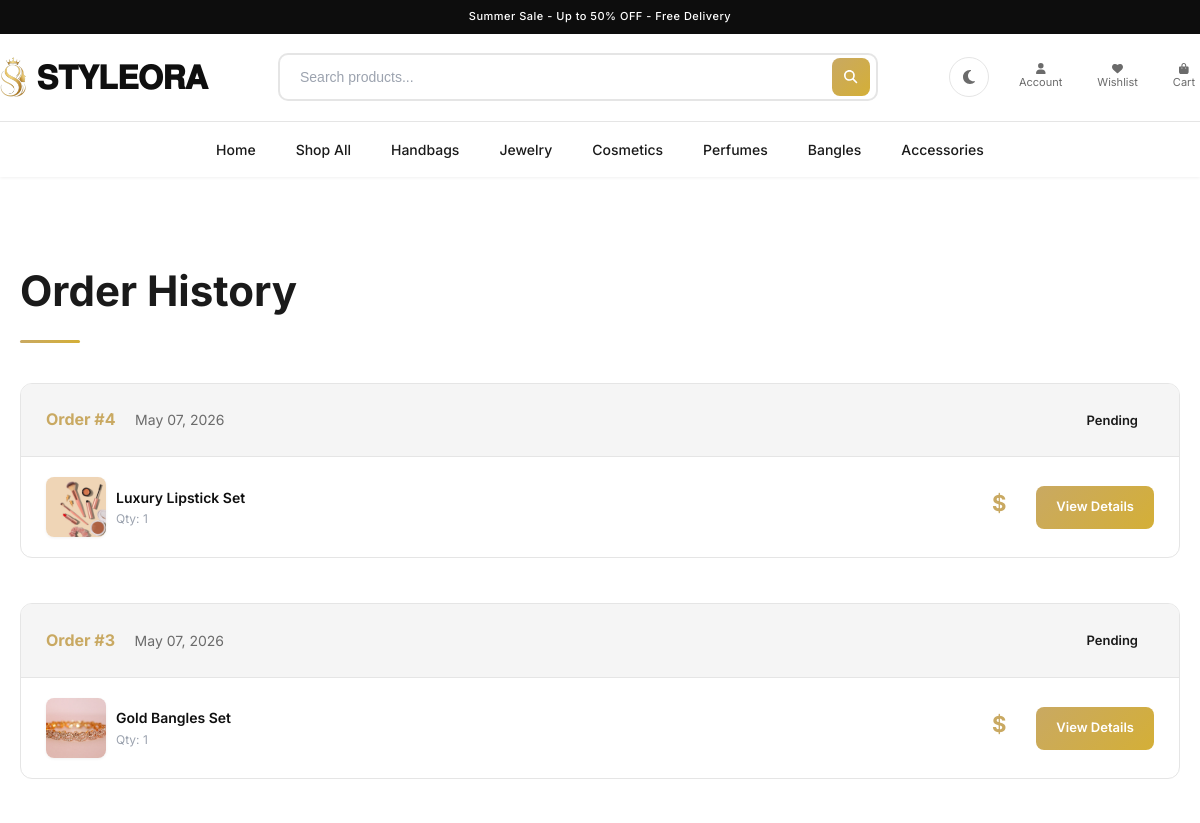
Page /order-history/ (signed in, upper part) on the earlier database version.
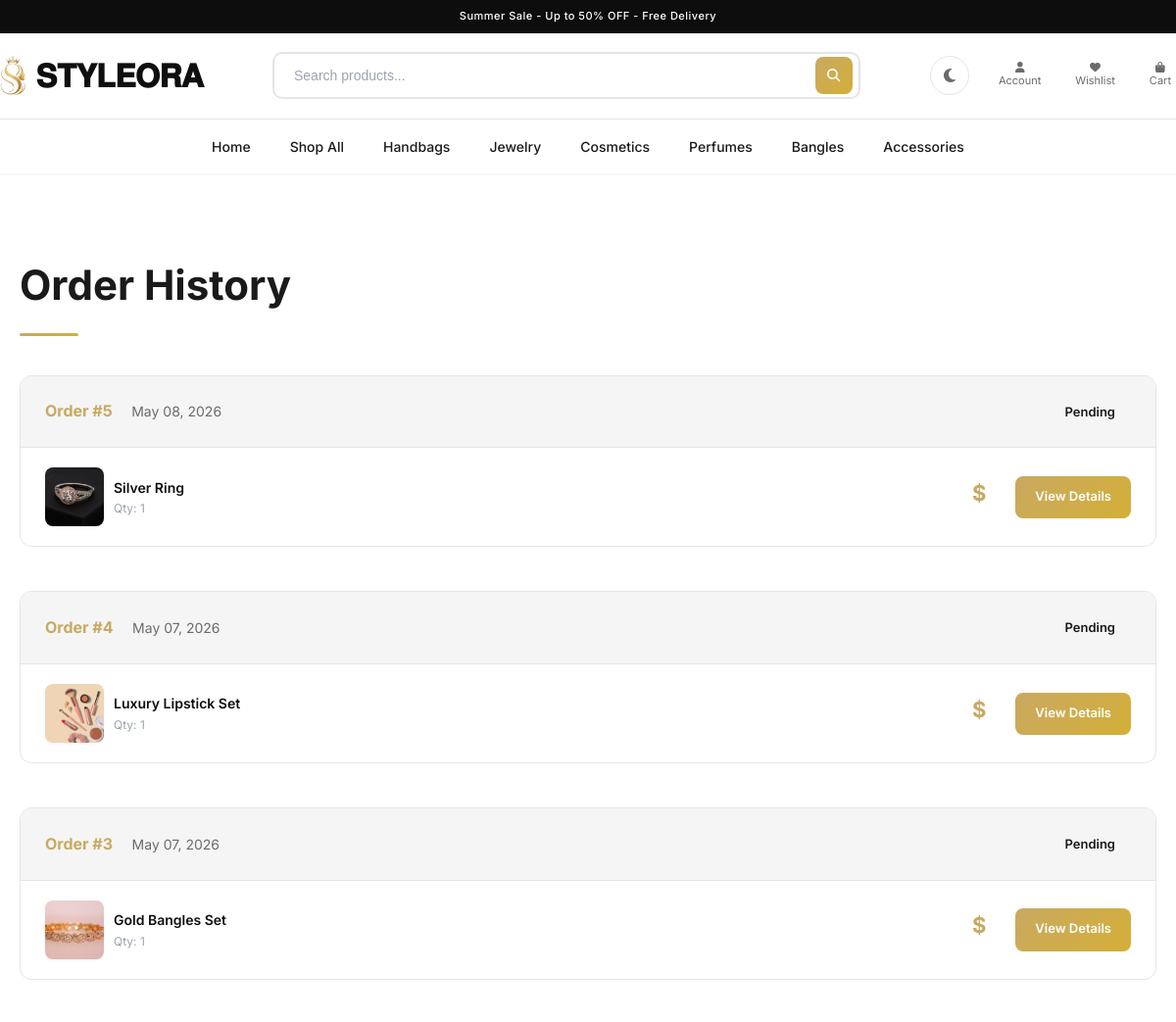
Same page on the later database version.
### store/models.py (models this page shows, shortened)
class Order(models.Model):
    STATUS_CHOICES = [
        ('pending', 'Pending'),
        ('confirmed', 'Confirmed'),
        ('shipped', 'Shipped'),
        ('delivered', 'Delivered'),
        ('cancelled', 'Cancelled'),
    ]
    PAYMENT_STATUS = [
        ('pending', 'Pending'),
        ('paid', 'Paid'),
        ('failed', 'Failed'),
    ]
    PAYMENT_METHOD = [
        ('cod', 'Cash on Delivery'),
        ('online', 'Online Payment'),
    ]
    user = models.ForeignKey(User, on_delete=models.CASCADE, related_name='orders')
    order_number = models.CharField(max_length=20, unique=True)
    status = models.CharField(max_length=20, choices=STATUS_CHOICES, default='pending')
    payment_status = models.CharField(max_length=20, choices=PAYMENT_STATUS, default='pending')
    payment_method = models.CharField(max_length=20, choices=PAYMENT_METHOD, default='cod')
    total_amount = models.DecimalField(max_digits=10, decimal_places=2)
    shipping_address = models.TextField()
    phone = models.CharField(max_length=20)
    notes = models.TextField(blank=True)
    created_at = models.DateTimeField(auto_now_add=True)
    updated_at = models.DateTimeField(auto_now=True)
    class Meta:
        ordering = ['-created_at']

class OrderItem(models.Model):
    order = models.ForeignKey(Order, on_delete=models.CASCADE, related_name='items')
    product = models.ForeignKey(Product, on_delete=models.PROTECT)
    quantity = models.IntegerField(default=1)
    price = models.DecimalField(max_digits=10, decimal_places=2)

class Product(models.Model):
    name = models.CharField(max_length=200)
    slug = models.SlugField(unique=True)
    category = models.ForeignKey(Category, on_delete=models.CASCADE, related_name='products')
    description = models.TextField()
    price = models.DecimalField(max_digits=10, decimal_places=2)
    discount_price = models.DecimalField(max_digits=10, decimal_places=2, blank=True, null=True)
    image = models.ImageField(upload_to='products/')
    images = models.JSONField(default=list)
    stock = models.IntegerField(default=0)
    brand = models.CharField(max_length=100, blank=True)
    is_available = models.BooleanField(default=True)
    is_featured = models.BooleanField(default=False)
    is_trending = models.BooleanField(default=False)
    created_at = models.DateTimeField(auto_now_add=True)
    updated_at = models.DateTimeField(auto_now=True)
    class Meta:
        ordering = ['-created_at']

### store/views.py (the view)
# urls.py: path('order-history/', views.order_history, name='order_history'),
@login_required
def order_history(request):
    orders = Order.objects.filter(user=request.user).order_by('-created_at')
    context = {'orders': orders}
    return render(request, 'store/order_history.html', context)

### templates/store/order_history.html (shortened to what this page needs)
{% extends 'store/base.html' %}
{% load static %}
{% block content %}
<section class="orders-page">
    <div class="container">
        <h1>Order History</h1>
        {% if orders %}
        <div class="orders-list">
            {% for order in orders %}
            <div class="order-card">
                <div class="order-header">
                    <div>
                        <span class="order-id">Order #{{ order.id }}</span>
                        <span class="order-date">{{ order.created_at|date:"F d, Y" }}</span>
                    </div>
                    <span class="order-status status-{{ order.status }}">{{ order.get_status_display }}</span>
                </div>
                <div class="order-body">
                    <div class="order-items">
                        {% for item in order.items.all|slice:":3" %}
                        <div class="order-item">
                            <img src="{{ item.product.image.url }}" alt="{{ item.product.name }}">
                            <div>
                                <h4>{{ item.product.name }}</h4>
                                <p>Qty: {{ item.quantity }}</p>
                            </div>
                        </div>
                        {% endfor %}
                    </div>
                    <div class="order-summary">
                        <span class="order-total">${{ order.total }}</span>
                        <a href="{% url 'order_detail' order.id %}" class="btn-view">View Details</a>
                    </div>
                </div>
            </div>
            {% endfor %}
        </div>
        {% endif %}
    </div>
</section>
{% endblock %}

Differences in the rows shown:
added Order: id "5", created_at "May 08, 2026", status "Pending"
added OrderItem: product.image (picture), product.name "Silver Ring", quantity "1", shown under "5"
